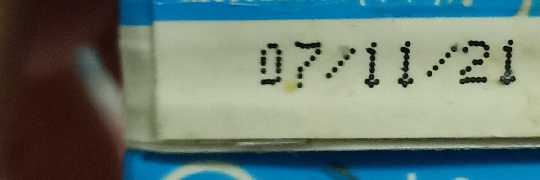
#> input picture im.jpg, 540 x 180 px
$ python AY_Project1.py
#> lines starting #> are read from the running program, lines starting #| are printed output that depends on the picture; after the words box and inside, x2 and y2 are one past the last pixel; in counts of white or black regions, pixels touching at a corner belong together
import cv2
import numpy as np
from PIL import Image


import pytesseract
#pytesseract.pytesseract.tesseract_cmd = 'C:\\Users\\rsmm2\\AppData\\Local\\Tesseract-OCR\\tesseract.exe'


def shadowExtraction(img):
    bgr_planes = cv2.split(img)
    res_md = []
    result_planes = []
    for plane in bgr_planes:
        dilated_img = cv2.dilate(plane, np.ones((7, 7), np.uint8))
        bg_img = cv2.medianBlur(dilated_img, 21)
        #cv2.imshow('bg_img ',bg_img)
        diff_img = 255-cv2.absdiff(plane, bg_img)
        #cv2.imshow('diff_img ',diff_img)
        res_md.append(bg_img)
        result_planes.append(diff_img)
    result = cv2.merge(result_planes)

    return result
def contours(img255,img):
    count=0
    img255_copy=img255.copy()
    origibal_img = img.copy()
    contours, hierarchy=cv2.findContours(img255_copy,cv2.RETR_TREE, cv2.CHAIN_APPROX_SIMPLE)
    #cv2.drawContours(img,contours,-1,(0,255,255),3)
    contours = sorted(contours,key=cv2.contourArea,reverse=True)[:8]

    for contour in contours:
        pre = cv2.arcLength(contour,True)
        approx = cv2.approxPolyDP(contour,0.02*pre,True)
        x,y,w,h = cv2.boundingRect(contour)

        if len(approx)>=4 and len(approx)<=8:
            #cv2.imshow('origibal_img',origibal_img)
            license_img = origibal_img[y:y+h,x:x+w]
            text = pytesseract.image_to_string(license_img,lang='eng')
            area = w*h
            #print('area : ',area)
            x = text.split("-")
            if x is None:
                continue
            else:
                if len(x)==5:
                    #cv2.imwrite('D:/Project/ImageNew/Test_gray4.jpg', license_img)
                    cv2.drawContours(img,[contour],-1,(255,0,255),3)
                    dim=(600,800)
                    img = cv2.resize(img, dim, interpolation = cv2.INTER_AREA)
                    #cv2.imshow('contours',img)
                    return text
                else:
                    continue
        else:
            count+=1
            continue

filename='im.jpg'
img = cv2.imread(filename)
#> img is the input picture: shape (180, 540, 3); mean B, G, R 112.2, 121.3, 104.6
dim=(600,800)
img = cv2.resize(img, dim, interpolation = cv2.INTER_AREA)
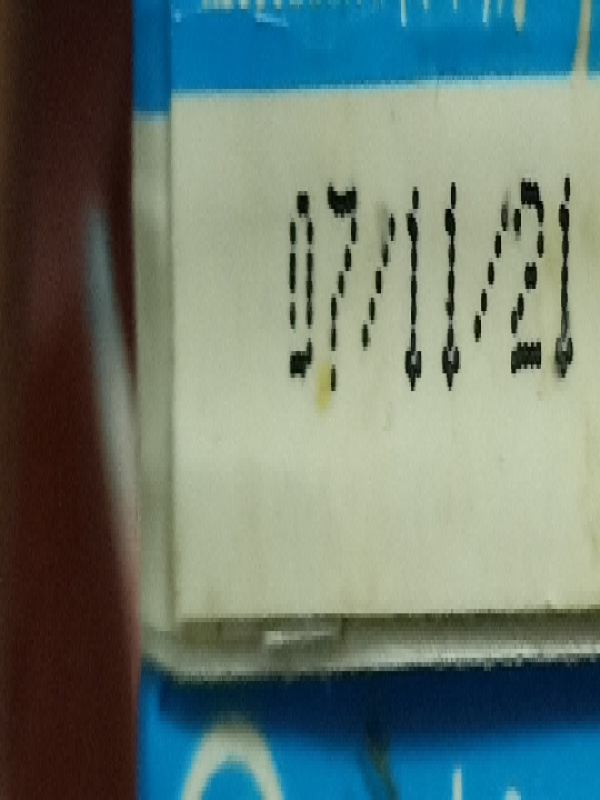
#> img: shape (800, 600, 3); mean B, G, R 112.2, 121.3, 104.6
res=shadowExtraction(img)
#> the loop in shadowExtraction, `for plane in bgr_planes:` made 3 passes
#> pass 1, in shadowExtraction, `dilated_img = cv2.dilate(plane, np.ones((7, 7), np.uint8))`:
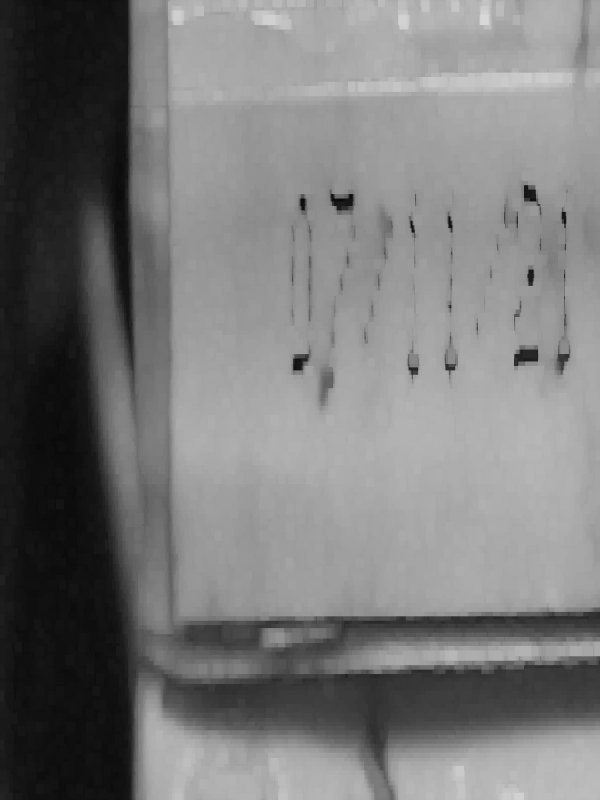
#> dilated_img: shape (800, 600); min 8, max 216, mean 120.8
#> pass 1, in shadowExtraction, `diff_img = 255-cv2.absdiff(plane, bg_img)`:
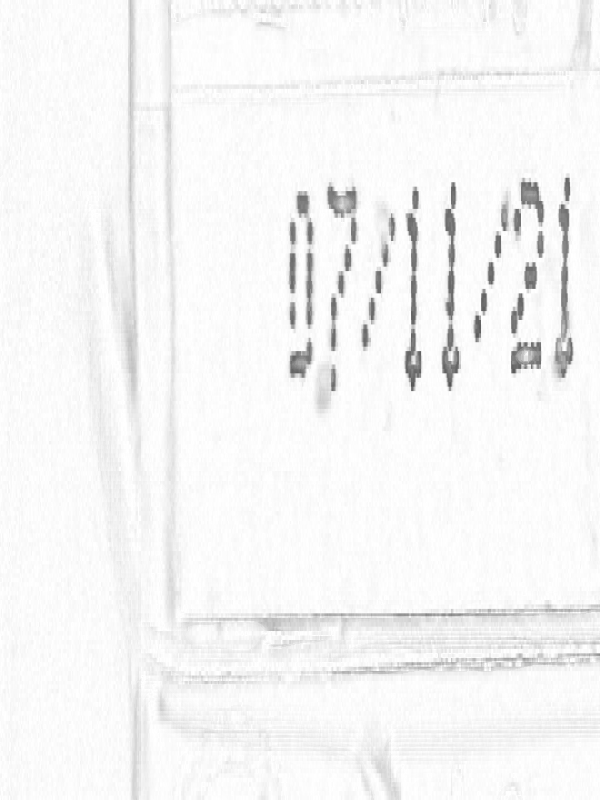
#> diff_img: shape (800, 600); min 86, max 255, mean 245.7
#> pass 2, in shadowExtraction, `dilated_img = cv2.dilate(plane, np.ones((7, 7), np.uint8))`:
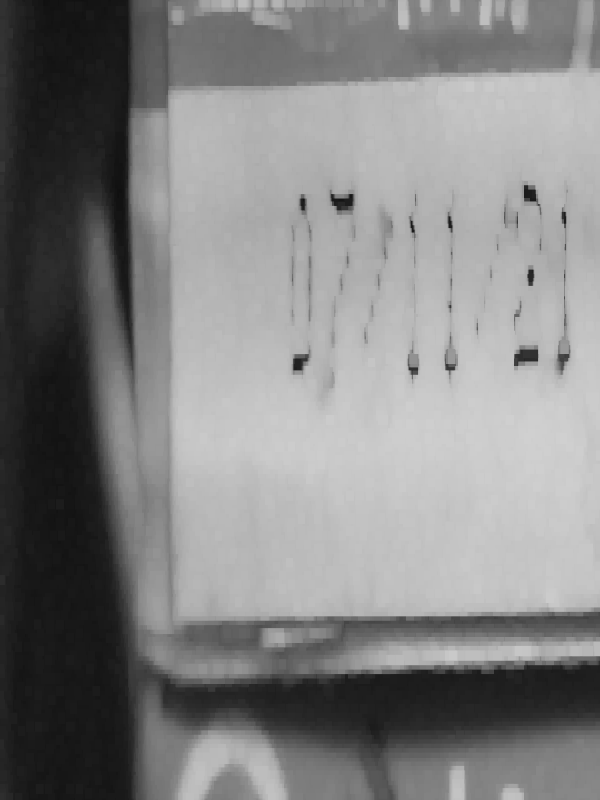
#> dilated_img: shape (800, 600); min 15, max 208, mean 130.1
#> after the loop in shadowExtraction, `for plane in bgr_planes:`:
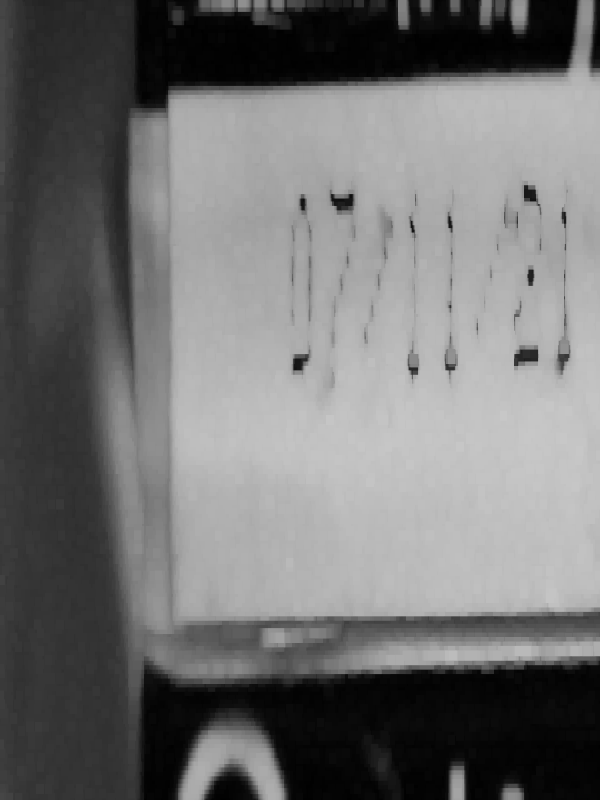
#> dilated_img: shape (800, 600); min 0, max 199, mean 113.9
#> after the loop in shadowExtraction, `for plane in bgr_planes:`: res_md = 3 items
#> in shadowExtraction, `result = cv2.merge(result_planes)`:
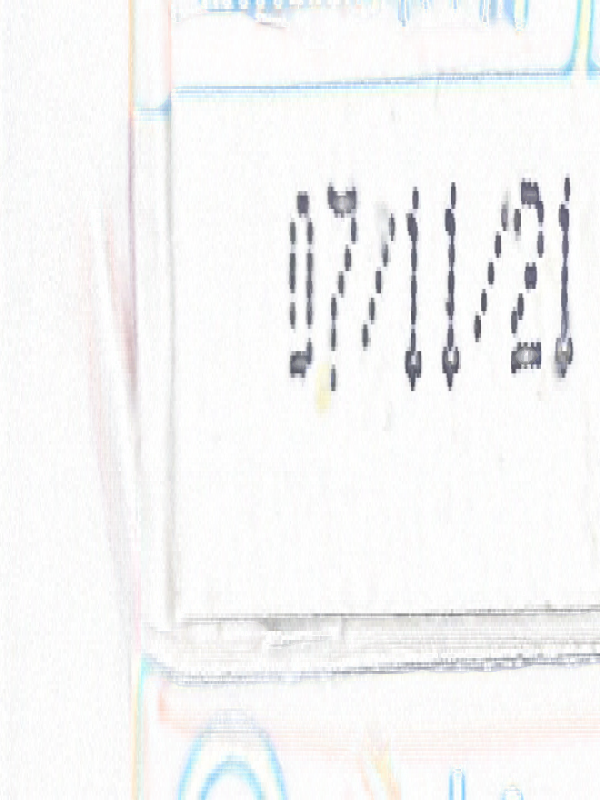
#> result: shape (800, 600, 3); mean of channels 0, 1, 2 245.7, 245.5, 245.1; drawn as B, G, R
gray = cv2.cvtColor(res, cv2.COLOR_BGR2GRAY)
th2 = cv2.threshold(gray,0,1,cv2.THRESH_BINARY_INV+cv2.THRESH_OTSU)[1]
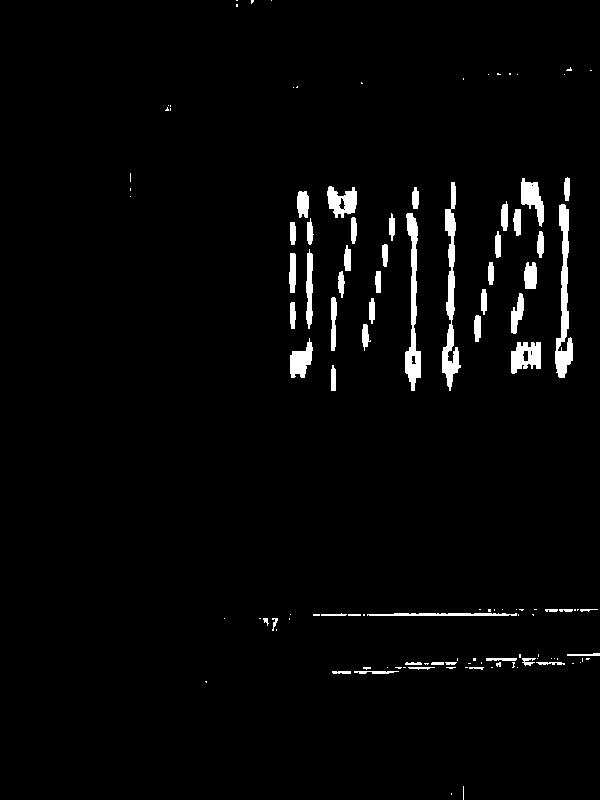
#> th2: shape (800, 600); values 0 (black) and 1 (white), 2.7% white; 121 white regions (68 under 20 px), largest, box (x1, y1, x2, y2) and area: (442, 182, 461, 391) 1474, (555, 204, 573, 378) 1421, (405, 213, 421, 391) 1279
#cv2.imshow('res ',th2*255)
img255=th2*255
#> img255: shape (800, 600); 2.7% white; 121 white regions (68 under 20 px)
img_contours=contours(img255,img)
#> in contours, `contours, hierarchy=cv2.findContours(img255_copy,cv2.RETR_TREE, cv2.CH..`: contours = 127 contours, 77 with area under 20; largest, box (x1, y1, x2, y2) and area: (442, 182, 461, 391) 1228, (555, 204, 573, 378) 1212, (405, 213, 421, 391) 1114, (511, 342, 541, 374) 648, (327, 186, 357, 218) 579
#> in contours, `contours = sorted(contours,key=cv2.contourArea,reverse=True)[:8]`: contours = 8 contours; box (x1, y1, x2, y2) and area: (442, 182, 461, 391) 1228, (555, 204, 573, 378) 1212, (405, 213, 421, 391) 1114, (511, 342, 541, 374) 648, (327, 186, 357, 218) 579, (521, 178, 544, 227) 519, (290, 338, 313, 378) 477, (306, 249, 313, 329) 336
#> the loop in contours, `for contour in contours:` made 1 pass
#> (pre, approx, y, w, h) on pass 1: (515.9, [[454, 182], [449, 390], [457, 347], [447, 360]], 182, 19, 209)
#> after the loop in contours, `for contour in contours:`: count = 0
#> (the run stopped early here; a loop or call above may not have finished)
